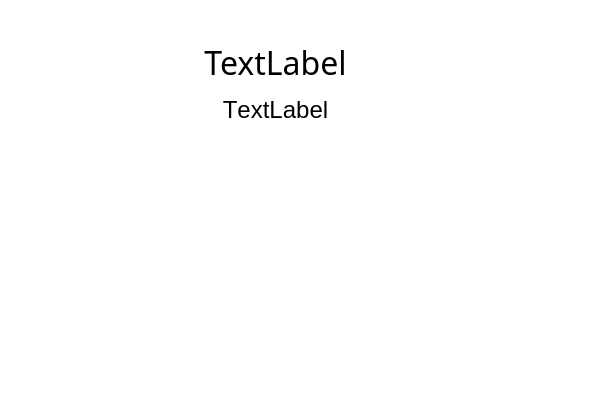
<?xml version="1.0" encoding="UTF-8"?>
<ui version="4.0">
 <class>BarcodeLabel</class>
 <widget class="QFrame" name="BarcodeLabel">
  <property name="geometry">
   <rect>
    <x>0</x>
    <y>0</y>
    <width>589</width>
    <height>420</height>
   </rect>
  </property>
  <property name="windowTitle">
   <string>Frame</string>
  </property>
  <property name="styleSheet">
   <string notr="true">background-color: #FFFFFF</string>
  </property>
  <property name="frameShape">
   <enum>QFrame::NoFrame</enum>
  </property>
  <property name="frameShadow">
   <enum>QFrame::Plain</enum>
  </property>
  <widget class="QWidget" name="verticalLayoutWidget">
   <property name="geometry">
    <rect>
     <x>30</x>
     <y>40</y>
     <width>491</width>
     <height>113</height>
    </rect>
   </property>
   <layout class="QVBoxLayout" name="verticalLayout">
    <item>
     <widget class="QLabel" name="barcodeLabel">
      <property name="sizePolicy">
       <sizepolicy hsizetype="Expanding" vsizetype="Expanding">
        <horstretch>0</horstretch>
        <verstretch>0</verstretch>
       </sizepolicy>
      </property>
      <property name="font">
       <font>
        <family>Code-39-Logitogo</family>
        <pointsize>24</pointsize>
       </font>
      </property>
      <property name="text">
       <string>TextLabel</string>
      </property>
      <property name="alignment">
       <set>Qt::AlignCenter</set>
      </property>
     </widget>
    </item>
    <item>
     <spacer name="verticalSpacer">
      <property name="orientation">
       <enum>Qt::Vertical</enum>
      </property>
      <property name="sizeType">
       <enum>QSizePolicy::Fixed</enum>
      </property>
      <property name="sizeHint" stdset="0">
       <size>
        <width>20</width>
        <height>5</height>
       </size>
      </property>
     </spacer>
    </item>
    <item>
     <widget class="QLabel" name="asciiLabel">
      <property name="font">
       <font>
        <family>Arial</family>
        <pointsize>18</pointsize>
        <kerning>false</kerning>
       </font>
      </property>
      <property name="text">
       <string>TextLabel</string>
      </property>
      <property name="alignment">
       <set>Qt::AlignCenter</set>
      </property>
     </widget>
    </item>
    <item>
     <spacer name="verticalSpacer_2">
      <property name="orientation">
       <enum>Qt::Vertical</enum>
      </property>
      <property name="sizeHint" stdset="0">
       <size>
        <width>20</width>
        <height>40</height>
       </size>
      </property>
     </spacer>
    </item>
   </layout>
  </widget>
 </widget>
 <resources/>
 <connections/>
</ui>
